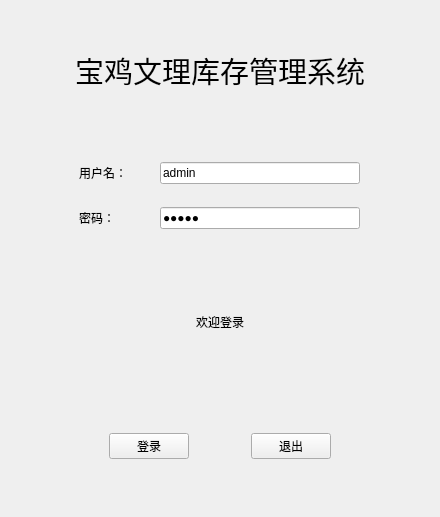
<?xml version="1.0" encoding="UTF-8"?>
<ui version="4.0">
 <class>Login</class>
 <widget class="QWidget" name="Login">
  <property name="geometry">
   <rect>
    <x>0</x>
    <y>0</y>
    <width>440</width>
    <height>517</height>
   </rect>
  </property>
  <property name="windowTitle">
   <string>Form</string>
  </property>
  <property name="styleSheet">
   <string notr="true">background-color = rgb(93, 255, 250)</string>
  </property>
  <layout class="QGridLayout" name="gridLayout_2">
   <item row="0" column="0">
    <spacer name="horizontalSpacer_4">
     <property name="orientation">
      <enum>Qt::Horizontal</enum>
     </property>
     <property name="sizeHint" stdset="0">
      <size>
       <width>14</width>
       <height>20</height>
      </size>
     </property>
    </spacer>
   </item>
   <item row="0" column="1" colspan="3">
    <widget class="QLabel" name="label_head">
     <property name="font">
      <font>
       <family>Agency FB</family>
       <pointsize>22</pointsize>
      </font>
     </property>
     <property name="text">
      <string>宝鸡文理库存管理系统</string>
     </property>
     <property name="alignment">
      <set>Qt::AlignCenter</set>
     </property>
    </widget>
   </item>
   <item row="0" column="4">
    <spacer name="horizontalSpacer_5">
     <property name="orientation">
      <enum>Qt::Horizontal</enum>
     </property>
     <property name="sizeHint" stdset="0">
      <size>
       <width>14</width>
       <height>20</height>
      </size>
     </property>
    </spacer>
   </item>
   <item row="1" column="0">
    <spacer name="horizontalSpacer_6">
     <property name="orientation">
      <enum>Qt::Horizontal</enum>
     </property>
     <property name="sizeHint" stdset="0">
      <size>
       <width>14</width>
       <height>20</height>
      </size>
     </property>
    </spacer>
   </item>
   <item row="1" column="1" colspan="3">
    <widget class="QWidget" name="widget" native="true">
     <property name="styleSheet">
      <string notr="true"/>
     </property>
     <layout class="QGridLayout" name="gridLayout">
      <item row="0" column="0">
       <widget class="QLabel" name="label_uname">
        <property name="maximumSize">
         <size>
          <width>50</width>
          <height>16777215</height>
         </size>
        </property>
        <property name="text">
         <string>用户名：</string>
        </property>
       </widget>
      </item>
      <item row="1" column="0">
       <widget class="QLabel" name="label_password">
        <property name="maximumSize">
         <size>
          <width>50</width>
          <height>16777215</height>
         </size>
        </property>
        <property name="text">
         <string>密码：</string>
        </property>
       </widget>
      </item>
      <item row="1" column="1">
       <widget class="QLineEdit" name="lineEdit_password">
        <property name="maximumSize">
         <size>
          <width>200</width>
          <height>16777215</height>
         </size>
        </property>
        <property name="text">
         <string>admin</string>
        </property>
        <property name="echoMode">
         <enum>QLineEdit::Password</enum>
        </property>
       </widget>
      </item>
      <item row="0" column="1">
       <widget class="QLineEdit" name="lineEdit_uname">
        <property name="maximumSize">
         <size>
          <width>200</width>
          <height>16777215</height>
         </size>
        </property>
        <property name="text">
         <string>admin</string>
        </property>
       </widget>
      </item>
     </layout>
    </widget>
   </item>
   <item row="1" column="4">
    <spacer name="horizontalSpacer_7">
     <property name="orientation">
      <enum>Qt::Horizontal</enum>
     </property>
     <property name="sizeHint" stdset="0">
      <size>
       <width>14</width>
       <height>20</height>
      </size>
     </property>
    </spacer>
   </item>
   <item row="2" column="1">
    <spacer name="horizontalSpacer_8">
     <property name="orientation">
      <enum>Qt::Horizontal</enum>
     </property>
     <property name="sizeHint" stdset="0">
      <size>
       <width>145</width>
       <height>20</height>
      </size>
     </property>
    </spacer>
   </item>
   <item row="2" column="2">
    <widget class="QLabel" name="label_tip">
     <property name="layoutDirection">
      <enum>Qt::LeftToRight</enum>
     </property>
     <property name="text">
      <string>欢迎登录</string>
     </property>
     <property name="alignment">
      <set>Qt::AlignCenter</set>
     </property>
    </widget>
   </item>
   <item row="2" column="3">
    <spacer name="horizontalSpacer_9">
     <property name="orientation">
      <enum>Qt::Horizontal</enum>
     </property>
     <property name="sizeHint" stdset="0">
      <size>
       <width>145</width>
       <height>20</height>
      </size>
     </property>
    </spacer>
   </item>
   <item row="3" column="1" colspan="3">
    <widget class="QWidget" name="widget_2" native="true">
     <layout class="QHBoxLayout" name="horizontalLayout">
      <item>
       <spacer name="horizontalSpacer_2">
        <property name="orientation">
         <enum>Qt::Horizontal</enum>
        </property>
        <property name="sizeHint" stdset="0">
         <size>
          <width>40</width>
          <height>20</height>
         </size>
        </property>
       </spacer>
      </item>
      <item>
       <widget class="QPushButton" name="pushButton_login">
        <property name="text">
         <string>登录</string>
        </property>
       </widget>
      </item>
      <item>
       <spacer name="horizontalSpacer">
        <property name="orientation">
         <enum>Qt::Horizontal</enum>
        </property>
        <property name="sizeHint" stdset="0">
         <size>
          <width>40</width>
          <height>20</height>
         </size>
        </property>
       </spacer>
      </item>
      <item>
       <widget class="QPushButton" name="pushButton_exit">
        <property name="text">
         <string>退出</string>
        </property>
       </widget>
      </item>
      <item>
       <spacer name="horizontalSpacer_3">
        <property name="orientation">
         <enum>Qt::Horizontal</enum>
        </property>
        <property name="sizeHint" stdset="0">
         <size>
          <width>40</width>
          <height>20</height>
         </size>
        </property>
       </spacer>
      </item>
     </layout>
    </widget>
   </item>
  </layout>
 </widget>
 <resources/>
 <connections/>
</ui>
